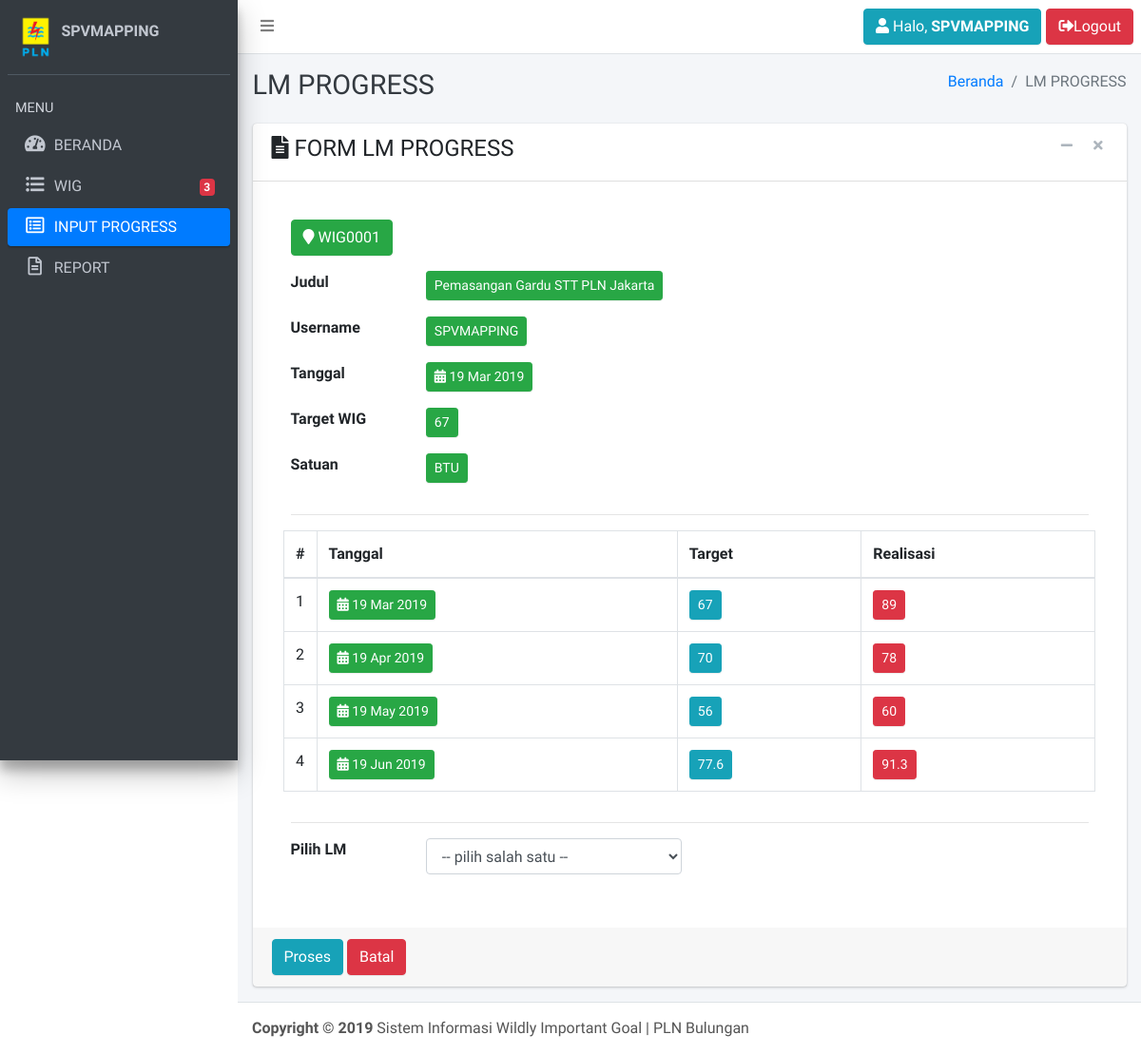
The page /index.php?page=lmprogress&id=WIG0001 (signed in) on the database its author committed.
### tables this page shows
CREATE TABLE `tbl_user` (
  `username` varchar(30) NOT NULL,
  `password` varchar(10) NOT NULL,
  `role` int(5) NOT NULL
);

CREATE TABLE `tbl_lm` (
  `id_lm` int(10) NOT NULL,
  `id_wig` varchar(15) NOT NULL,
  `lm_pic` text NOT NULL
);

CREATE TABLE `tbl_wig` (
  `id_wig` varchar(15) NOT NULL,
  `polaritas` varchar(7) NOT NULL,
  `tipe` varchar(15) NOT NULL,
  `username` varchar(30) NOT NULL,
  `judul` text NOT NULL,
  `tanggal` date NOT NULL,
  `target` double NOT NULL,
  `satuan` varchar(25) NOT NULL
);

### page/lm/lmprogress.php (the view, shortened to what this page needs)
<div class="content-wrapper">
    <div class="content-header">
        <div class="container-fluid">
            <div class="row mb-2">
                <div class="col-sm-6">
                    <h1 class="m-0 text-dark">LM PROGRESS</h1>
                </div>
                <div class="col-sm-6">
                    <ol class="breadcrumb float-sm-right">
                        <li class="breadcrumb-item"><a href="?page=beranda">Beranda</a></li>
                        <li class="breadcrumb-item active">LM PROGRESS</li>
                    </ol>
                </div>
            </div>
        </div>
    </div>
    <?php
        $getdata = mysqli_query($conn, "SELECT * FROM tbl_lm
                                        JOIN tbl_wig ON tbl_lm.id_wig=tbl_wig.id_wig
                                        WHERE tbl_lm.id_wig='$_GET[id]'") or die (mysqli_error($conn));
        $data    = mysqli_fetch_array($getdata);
        $lm = mysqli_query($conn, "SELECT lm_pic FROM tbl_lm WHERE id_wig='$_GET[id]'") or die (mysqli_error($conn));
        $hitlm = mysqli_num_rows($lm);
        $getlm = mysqli_fetch_array($lm);
        $getval = mysqli_query($conn, "SELECT value_wigprogress FROM tbl_wigprogress WHERE id_wig='$_GET[id]'") or die (mysqli_error($conn));
        $hitval = mysqli_num_rows($getval);
        $dataval = mysqli_fetch_array($getval);
    ?>
    <div class="content">
        <div class="container-fluid">
            <div class="row">
                <div class="col-md-12">
                    <div class="card card-default">
                        <div class="card-header">
                            <h4><i class="fas fa-file-alt"></i> FORM LM PROGRESS</h4>
                            <div class="card-tools">
                                <button type="button" class="btn btn-tool" data-widget="collapse"><i class="fa fa-minus"></i></button>
                                <button type="button" class="btn btn-tool" data-widget="remove"><i class="fa fa-remove"></i></button>
                            </div>
                        </div>
                        <div class="card-body">
                            <div class="row">
                                <div class="col-md-12">
                                    <div class="card-body">
                                        <div class="row">
                                            <div class="col-md-4">
                                                <div class="form-group">
                                                    <button class="btn btn-success"><i class="fas fa-map-marker"></i> <?= $data['id_wig'] ?></button>
                                                </div>
                                            </div>
                                        </div>
                                        <div class="row">
                                            <div class="col-md-2">
                                                <div class="form-group">
                                                    <label>Judul</label>
                                                </div>
                                            </div>
                                            <div class="col-md-8">
                                                <div class="form-group">
                                                    <a href="#" class="btn btn-success btn-sm"><?= $data['judul'] ?></a>
                                                </div>
                                            </div>
                                        </div>
                                        <div class="row">
                                            <div class="col-md-2">
                                                <div class="form-group">
                                                    <label>Username</label>
                                                </div>
                                            </div>
                                            <div class="col-md-8">
                                                <div class="form-group">
                                                    <a href="#" class="btn btn-success btn-sm"><?= $data['username'] ?></a>
                                                </div>
                                            </div>
                                        </div>
                                        <div class="row">
                                            <div class="col-md-2">
                                                <div class="form-group">
                                                    <label>Tanggal</label>
                                                </div>
                                            </div>
                                            <div class="col-md-4">
                                                <div class="form-group">
                                                    <a href="#" class="btn btn-success btn-sm"><i class="fas fa-calendar-alt"></i> <?= date('d M Y', strtotime($data['tanggal'])) ?></a>
                                                </div>
                                            </div>
                                        </div>
                                        <div class="row">
                                            <div class="col-md-2">
                                                <div class="form-group">
                                                    <label>Target WIG</label>
                                                </div>
                                            </div>
                                            <div class="col-md-4">
                                                <div class="form-group">
                                                    <a href="#" class="btn btn-success btn-sm"><?= $data['target'] ?></a>
                                                </div>
                                            </div>
                                        </div>
                                        <div class="row">
                                            <div class="col-md-2">
                                                <div class="form-group">
                                                    <label>Satuan</label>
                                                </div>
                                            </div>
                                            <div class="col-md-4">
                                                <div class="form-group">
                                                    <a href="#" class="btn btn-success btn-sm"><?= $data['satuan'] ?></a>
                                                </div>
                                            </div>
                                        </div>
                                        <hr>
                                        <?php if($hitval) { ?>
                                        <div class="row">
                                            <table class="table table-bordered">
                                                <thead>
                                                    <tr>
                                                        <th style="width: 10px">#</th>
                                                        <th>Tanggal</th>
                                                        <th>Target</th>
                                                        <th>Realisasi</th>
                                                    </tr>
                                                </thead>
                                                <tbody>
                                                <?php
                                                    $json = json_decode($dataval['value_wigprogress']);
                                                    $no=1;
                                                    foreach($json as $item) {
                                                        echo "<tr>";
                                                        echo "<td>".$no."</td>";
                                                        echo "<td><a href='#' class='btn btn-success btn-sm'><i class='fas fa-calendar-alt'></i> ".date('d M Y',strtotime($item->tanggal))."</a></td>";
                                                        echo "<td><a href='#' class='btn btn-info btn-sm'>".$item->target."</a></td>";
                                                        echo "<td><a href='#' class='btn btn-danger btn-sm'>".$item->realisasi."</a></td>";
                                                        echo "</tr>";
                                                        $no++;
                                                    }
                                                ?>
                                                </tbody>
                                            </table>
                                        </div>
                                        <?php } ?>
                                        <hr>
                                        <?php if($hitlm) { ?>
                                        <form action="?page=lmprogress&id=<?= $data['id_wig'] ?>" method="post" enctype="multipart/form-data">
                                        <div class="row">
                                            <div class="col-md-2">
                                                <div class="form-group">
                                                    <label>Pilih LM</label>
                                                </div>
                                            </div>
                                            <div class="col-md-4">
                                                <div class="form-group">
                                                    <select name="lmdata" class="form-control" id="lmdata">
                                                    <option style="display:none;">-- pilih salah satu --</option>
                                                    <?php
                                                        $datalm = json_decode($getlm['lm_pic']);
                                                    ?>
                                                    </select>
                                                </div>
                                            </div>
                                        </div>
                                        <?php
                                        $idtgl = 0;
                                        foreach($datalm as $lmitems){
                                        $idvalue = str_replace(' ','_', $isvalue);?>
                                        <?php $idtgl++; }} ?>
                                    </div>
                                </div>
                            </div>
                        </div>
                        <div class="card-footer">
                            <input type="submit" name="submit" class="btn btn-info" value="Proses">
                            <a href="?page=progress" class="btn btn-danger">Batal</a>
                        </div>
                    </div>
                </div>
            </div>
        </div>
    </div>
</div>
<footer class="main-footer">
    <strong>Copyright &copy; 2019</strong> Sistem Informasi Wildly Important Goal | PLN Bulungan
  </footer>
</div>

### header.php (shortened to what this page needs)
<?php
$user = $_SESSION['username'];
$sql = mysqli_query($conn, "SELECT * FROM tbl_user WHERE username='$user'");
$userdata = mysqli_fetch_array($sql);
?>
<ul class="navbar-nav">
    <li class="nav-item">
        <a class="nav-link" data-widget="pushmenu" href="#"><i class="fa fa-bars"></i></a>
    </li>
</ul>
<ul class="navbar-nav ml-auto">
    <li class="nav-item">
        <a class="btn btn-info" style="margin-right:5px;" href="?page=profile&id=<?= $userdata['username'] ?>" data-toggle="tooltip" data-placement="bottom" title="Lihat Profile">
        <i class="fas fa-user"></i> Halo, <strong><?= strtoupper($userdata['username']) ?></strong>
        </a>
    </li>
    <li class="nav-item">
        <a class="btn btn-danger" href="?page=logout"><i class="fas fa-sign-out-alt"></i>Logout</a>
    </li>
</ul>

### sidebar.php (shortened to what this page needs)
<?php
$count = mysqli_num_rows(mysqli_query($conn,"SELECT * FROM tbl_wig WHERE username='$user'"));
?>
<div class="sidebar">
    <div class="user-panel mt-3 pb-3 mb-3 d-flex">
        <div class="image">
            <img src="dist/img/PLN.png">
        </div>
        <div class="info">
            <a class="d-block"><strong><?= strtoupper($userdata['username']) ?></strong></a>
        </div>
    </div>
    <nav class="mt-2">
        <ul class="nav nav-pills nav-sidebar flex-column" data-widget="treeview" role="menu" data-accordion="false">
            <li class="nav-header">MENU</li>
            <li class="nav-item">
                <a href="?page=beranda" class="nav-link
                <?php if ($_GET['page'] == 'beranda'){ echo "active"; } ?>">
                <i class="nav-icon fas fa-tachometer-alt"></i>
                    <p>BERANDA</p>
                </a>
            </li>
            <?php if ($userdata['role'] == 2 ) { ?>
            <li class="nav-item">
                <a href="?page=wig" class="nav-link
                <?php if ($_GET['page'] == 'wig' || $_GET['page'] == 'wigtambah' || $_GET['page'] == 'wigtambahpro' || $_GET['page'] == 'wigedit'
                         || $_GET['page'] == 'wigeditpro' || $_GET['page'] == 'wighapus' || $_GET['page'] == 'wigview'){ echo "active"; } ?>">
                <i class="nav-icon fas fa-list-ul"></i>
                    <p>WIG
                        <?php if($count > 0){ ?>
                        <span class="right badge badge-danger"><?= $count ?></span>
                        <?php } ?>
                    </p>
                </a>
            </li>
            <li class="nav-item">
                <a href="?page=progress" class="nav-link
                <?php if ($_GET['page'] == 'progress' || $_GET['page'] == 'wigprogress' || $_GET['page'] == 'lmprogress'){ echo "active"; } ?>">
                <i class="nav-icon far fa-list-alt"></i>
                    <p>INPUT PROGRESS</p>
                </a>
            </li>
            <?php }?>
            <li class="nav-item">
                <a href="?page=report" class="nav-link
                <?php if ($_GET['page'] == 'report'){ echo "active"; } ?>">
                <i class="nav-icon far fa-file-alt"></i>
                    <p>REPORT</p>
                </a>
            </li>
        </ul>
    </nav>
</div>

### rows shown on the page
tbl_user: username "SPVMAPPING"
tbl_lm: id_wig.id_wig "WIG0001", id_wig.judul "Pemasangan Gardu STT PLN Jakarta", id_wig.username "SPVMAPPING", id_wig.tanggal "19 Mar 2019", id_wig.target "67", id_wig.satuan "BTU", realisasi "89"

### other values the page prints
$count "3"
date('d M Y',strtotime($item->tanggal)) "19 Apr 2019"
$item->target "70"
$item->realisasi "78"
date('d M Y',strtotime($item->tanggal)) "19 May 2019"
$item->target "56"
$item->realisasi "60"
date('d M Y',strtotime($item->tanggal)) "19 Jun 2019"
$item->target "77.6"
$item->realisasi "91.3"
